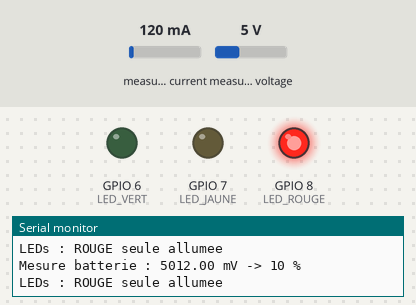
A sketch run on a simulated ESP32-S3. On the bench: output pins drawn as LEDs (lit = HIGH), the last lines printed to the serial monitor. The test bench sets the inputs (shaded band); at power-on: measured voltage 5 V, measured current 120 mA.

Above: at 2.2 s.
2.3 s: measured voltage set to 5.5 V
4.2 s: measured voltage set to 6 V
At 6.2 s:
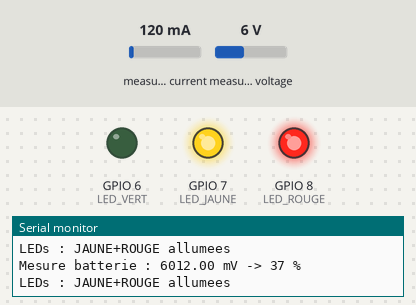
6.5 s: measured voltage set to 6.7 V
8.2 s: measured voltage set to 7.3 V
At 9.8 s:
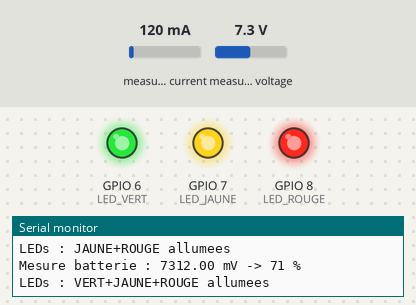
10.5 s: measured voltage set to 0.3 V
At 11.6 s:
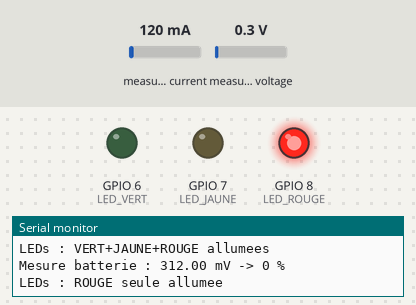
12.5 s: measured voltage set to 7.5 V
At 13.4 s:
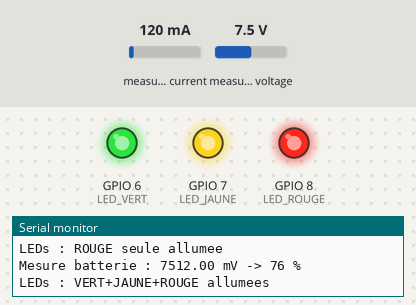
Timing chart, 0 to 15.5 s (numbered marks = the images above; inputs shaded):
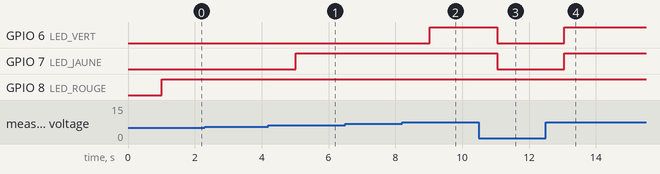

Measured:
- the behaviour switches between 5.7 and 5.8 V on measured voltage (found by bisection; images 0 and 1)
- the behaviour switches between 6.9 and 7 V on measured voltage (found by bisection; images 1 and 2)
- after the input at 4.2 s, GPIO 7 (LED_JAUNE): LOW → HIGH after 0.82 s
- after the input at 8.2 s, GPIO 6 (LED_VERT): LOW → HIGH after 0.84 s
- after the input at 10.5 s, GPIO 6 (LED_VERT), GPIO 7 (LED_JAUNE): HIGH → LOW after 0.54 s
- after the input at 12.5 s, GPIO 6 (LED_VERT), GPIO 7 (LED_JAUNE): LOW → HIGH after 0.55 s

The sketch:

code_ATMEGA.ino
```cpp
// === ATMEGA328 en esclave I2C + mesure INA219 + LEDs + DEBUG SERIAL ===
#include <Wire.h>
#include <Adafruit_INA219.h>

// Adafruit INA219 (adresse 0x40)
Adafruit_INA219 ina219(0x40);

// LEDs
#define LED_VERT   6
#define LED_JAUNE  7
#define LED_ROUGE  8

// Adresse I2C esclave (qu’on interrogera depuis l’ESP32)
#define ESCLAVE_ADDR 0x08

// Stocke le dernier % batterie calculé
volatile uint8_t lastBatteryPct = 0;

// Quand l’ESP32 demande une donnée I2C, on renvoie lastBatteryPct
void onRequest() {
  Serial.print("Requete I2C recue -> envoi du pourcentage : ");
  Serial.print(lastBatteryPct);
  Serial.println(" %");
  Wire.write(lastBatteryPct);
}

void setup() {
  Serial.begin(115200);
  delay(1000);  // Laisse le temps au moniteur série de s’ouvrir
  Serial.println("Initialisation de l'ATmega328 + INA219...");

  // LEDs
  pinMode(LED_VERT,   OUTPUT);
  pinMode(LED_JAUNE,  OUTPUT);
  pinMode(LED_ROUGE,  OUTPUT);

  // I2C esclave
  Wire.begin(ESCLAVE_ADDR);
  Wire.onRequest(onRequest);
  Serial.println("I2C esclave actif à l'adresse 0x08");

  // Initialisation de l’INA219
  if (!ina219.begin()) {
    Serial.println("Erreur : INA219 non détecté !");
    digitalWrite(LED_VERT, HIGH);
    digitalWrite(LED_ROUGE, HIGH);
    while (1); // Blocage
  }
  Serial.println("INA219 detecte et initialise correctement.");
}

uint8_t mesureBatterie() {
  float shunt  = ina219.getShuntVoltage_mV();
  float bus    = ina219.getBusVoltage_V() * 1000.0f;
  float loadmV = bus + shunt;
  const int VMIN = 4600, VMAX = 8400;
  int pct = (int)(100.0f * (loadmV - VMIN) / (VMAX - VMIN));
  pct = constrain(pct, 0, 100);

  Serial.print("Mesure batterie : ");
  Serial.print(loadmV);
  Serial.print(" mV -> ");
  Serial.print(pct);
  Serial.println(" %");

  return pct;
}

void loop() {
  lastBatteryPct = mesureBatterie();

  // Mise à jour des LEDs
  if (lastBatteryPct > 60) {
    digitalWrite(LED_VERT,  HIGH);
    digitalWrite(LED_JAUNE, HIGH);
    digitalWrite(LED_ROUGE, HIGH);
    Serial.println("LEDs : VERT+JAUNE+ROUGE allumees");
  }
  else if (lastBatteryPct > 30) {
    digitalWrite(LED_VERT,  LOW);
    digitalWrite(LED_JAUNE, HIGH);
    digitalWrite(LED_ROUGE, HIGH);
    Serial.println("LEDs : JAUNE+ROUGE allumees");
  }
  else {
    digitalWrite(LED_VERT,  LOW);
    digitalWrite(LED_JAUNE, LOW);
    digitalWrite(LED_ROUGE, HIGH);
    Serial.println("LEDs : ROUGE seule allumee");
  }

  delay(1000);
}
```
